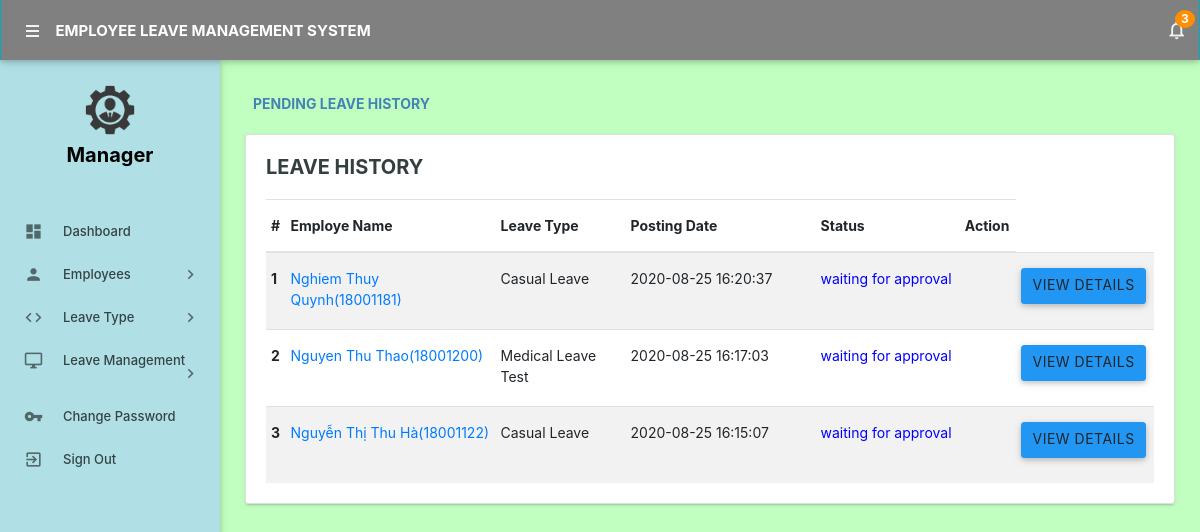
The app's page /admin/pending-leavehistory.php (signed in) with its own data.
### tables this page shows
CREATE TABLE `leaves` (
  `Id` int(11) NOT NULL,
  `LeaveType` varchar(110) NOT NULL,
  `EndDate` datetime NOT NULL,
  `StartDate` datetime NOT NULL,
  `Reason` mediumtext NOT NULL,
  `PostingDate` timestamp NOT NULL DEFAULT current_timestamp(),
  `AdminRemark` mediumtext DEFAULT NULL,
  `AdminRemarkDate` varchar(120) DEFAULT NULL,
  `Status` int(1) NOT NULL,
  `IsRead` int(1) NOT NULL,
  `empid` int(11) DEFAULT NULL
);

CREATE TABLE `employees` (
  `id` int(11) NOT NULL,
  `EmpId` varchar(100) NOT NULL,
  `FullName` varchar(150) NOT NULL,
  `EmailId` varchar(200) NOT NULL,
  `Password` varchar(180) NOT NULL,
  `Gender` varchar(100) NOT NULL,
  `Dob` varchar(100) NOT NULL,
  `Address` varchar(255) NOT NULL,
  `Phonenumber` char(11) NOT NULL,
  `Status` int(1) NOT NULL,
  `RegDate` timestamp NOT NULL DEFAULT current_timestamp()
);

### admin/pending-leavehistory.php (the view, shortened to what this page needs)
<?php
include('includes/config.php');
if (strlen($_SESSION['alogin']) == 0) {
    header('location:index.php');
} else {
    ?>
    <!DOCTYPE html>
    <html lang="en">
        <head>
            <link type="text/css" rel="stylesheet" href="../assets/plugins/materialize/css/materialize.min.css"/>
            <link href="../assets/plugins/material-preloader/css/materialPreloader.min.css" rel="stylesheet">
            <link href="../assets/plugins/datatables/css/jquery.dataTables.min.css" rel="stylesheet">
            <link href="../assets/plugins/google-code-prettify/prettify.css" rel="stylesheet" type="text/css"/>
            <link href="../assets/css/alpha.min.css" rel="stylesheet" type="text/css"/>
            <link href="../assets/css/custom.css" rel="stylesheet" type="text/css"/>
            <link rel="stylesheet" href="https://stackpath.bootstrapcdn.com/bootstrap/4.5.2/css/bootstrap.min.css">
        </head>
        <body>
            <?php include('includes/header.php'); ?>
            <?php include('includes/sidebar.php'); ?>
             <div class="mn-content fixed-sidebar" style="background: #C1FFC1">
            <main class="mn-inner" >
                <div class="page-title" style="color: #4682B4; "><strong>Pending Leave History</strong></div>
                <br>
                <br>
                <div class="card">
                    <div class="card-content">
                        <span class="card-title" style="color: #34403F; font-size: 20px">Leave History</span>
                        <table id="example" class="table table-striped table table-hover">
                            <thead>
                                <tr>
                                    <th>#</th>
                                    <th width="200">Employe Name</th>
                                    <th width="120">Leave Type</th>
                                    <th width="180">Posting Date</th>
                                    <th>Status</th>
                                    <th align="center">Action</th>
                                </tr>
                            </thead>
                            <tbody>
                                <?php
                                $status = 0;
                                $sql = "SELECT leaves.id as lid,employees.FullName,employees.EmpId,employees.id,leaves.LeaveType,leaves.PostingDate,leaves.Status from leaves join employees on leaves.empid=employees.id where leaves.Status=:status order by lid desc";
                                $query = $dbh->prepare($sql);
                                $query->bindParam(':status', $status, PDO::PARAM_STR);
                                $query->execute();
                                $results = $query->fetchAll(PDO::FETCH_OBJ);
                                $cnt = 1;
                                if ($query->rowCount() > 0) {
                                    foreach ($results as $result) {
                                        ?>
                                        <tr>
                                            <td> <b><?php echo htmlentities($cnt); ?></b></td>
                                            <td><a href="editemployee.php?empid=<?php echo htmlentities($result->id); ?>" target="_blank"><?php echo htmlentities($result->FullName); ?>(<?php echo htmlentities($result->EmpId); ?>)</a></td>
                                            <td><?php echo htmlentities($result->LeaveType); ?></td>
                                            <td><?php echo htmlentities($result->PostingDate); ?></td>
                                            <td><?php
                                                $stats = $result->Status;
                                                if ($stats == 1) {
                                                    ?>
                                                    <span style="color: green">Approved</span>
                                                <?php } if ($stats == 2) { ?>
                                                    <span style="color: red">Not Approved</span>
                                                <?php } if ($stats == 0) { ?>
                                                    <span style="color: blue">waiting for approval</span>
                                                <?php } ?>
                                            </td>
                                            <td>
                                            <td><a href="leave-details.php?leaveid=<?php echo htmlentities($result->lid); ?>" class="waves-effect waves-light btn blue m-b-xs"  > View Details</a></td>
                                        </tr>
                                        <?php
                                        $cnt++;
                                    }
                                }
                                ?>
                            </tbody>
                        </table>
                    </div>
                </div>
            </main>
        </div>
        <div class="left-sidebar-hover"></div>
    </body>
    </html>
<?php } ?>

### admin/includes/sidebar.php (style rules this page uses)
body { background: #FFEC8B }

### records on screen
leaves: employees.FullName "Nghiem Thuy Quynh", employees.EmpId "18001181", LeaveType "Casual Leave", PostingDate "2020-08-25 16:20:37", Status "waiting for approval"
leaves: employees.FullName "Nguyen Thu Thao", employees.EmpId "18001200", LeaveType "Medical Leave Test", PostingDate "2020-08-25 16:17:03", Status "waiting for approval"
leaves: employees.FullName "Nguyễn Thị Thu Hà", employees.EmpId "18001122", LeaveType "Casual Leave", PostingDate "2020-08-25 16:15:07", Status "waiting for approval"

### other values on screen
$unreadcount "3"
